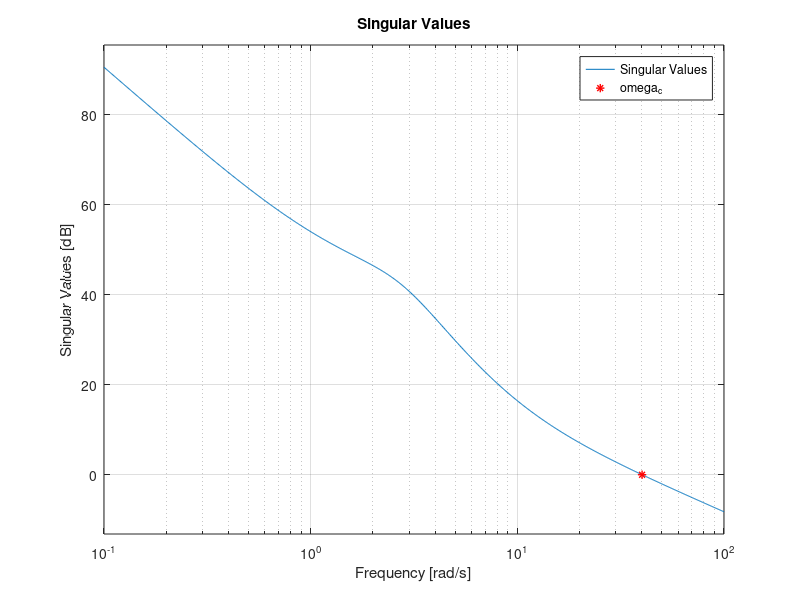

Write the MATLAB code that produced this figure.
clear all; close all; clc;

%% DATI

% x1 = angle of attack
% x2 = pitch angle
% x3 = pitch rate
% x4 = altitude
% y1 = pitch angle
% y2 = altitude
% y3 = velocità * angolo di v rispetto all'orizzonte

% matrici del sistema
A = [-1.2822  0      0.98     0
     0        0      1        0
     -5.4293  0      -1.8366  0
     -128.2   128.2  0        0];

B = [-0.3
      0
      -17
      0   ];

C = [0       1      0  0
     0       0      0  1
     -128.2  128.2  0  0];

D = [0
     0
     0];

sys = ss(A, B, C, D)
s = tf('s');
% sigma(sys)
% grid on
% xlim([10^(-10) 10^(10)])
% ylim([-500 500])

C_states = eye(length(A));
D_states = zeros(length(B), 1);

% stati iniziali
x0 = [deg2rad(0) deg2rad(15) 0 -300];

% riferimento
x_ref = [0 0 0 0]; % si considera come eq = 0 questio stati [0 0 128.2 5000]

% vincoli
u_max = deg2rad(15);
u_min = deg2rad(-15);

x2_max = deg2rad(20);
x2_min = deg2rad(-20);

over_shot = abs(0);
start_sign = sign(x0(4));

slewratemax = 0.2;
slewratemin = -0.2;

%% 1)

T_sim = 15;

Q1 = 1*eye(length(A));
R1 = 1;
[k_LQ1, P, cl_poles] = lqr(A, B, Q1, R1); 

Q2 = 1000*eye(length(A));
R2 = 1;
[k_LQ2, P, cl_poles] = lqr(A, B, Q2, R2); 

Q3 = 1*eye(length(A));
R3 = 100;
[k_LQ3, P, cl_poles] = lqr(A, B, Q3, R3); 

Q4 = 1*eye(length(A));
R4 = 10000;
[k_LQ4, P, cl_poles] = lqr(A, B, Q4, R4); 

% sim_1

%% 2) 
sigma(sys)
[sv,w_out] = sigma(sys);

for i = 1:length(w_out)
    if sv(i) <= 1
        tep = i;
        break
    end
end

omega_taglio = w_out(i-1);
grid on
hold on
plot(omega_taglio,0,'*','color','r','LineWidth',1)
legend('Singular Values','omega_c')
gain_taglio = sv(i-1);  
omega_sampling = 2 * omega_taglio;
T_sampling = 2*pi/omega_sampling;
Ts = T_sampling;
sysd = c2d(sys,T_sampling);

Q_d = Q4; 
R_d = R4;
[Klqr_d, P_d, CLP_d] = dlqr(sysd.A, sysd.B, Q_d, R_d);

% sim 2

%% 3)  multiple MPC cases no info on constraints

N1 = 5;
Q1 = Q_d; 
S1 = Q_d; 
R1 = R_d;
% P_d is the P_ of the infinite horizon with 
% Q_d = Q4 and R_d = R4

N2 = 5;
Q2 = Q_d; 
S2 = 100 * Q_d;
R2 = R_d;

N3 = 100;
Q3 = Q_d; 
S3 = Q_d; 
R3 = R_d;

N4 = 5;
Q4 = Q_d; 
S4 = P_d;
R4 = R_d;

%% 4) 

N5 = 100;
Q5 = Q_d; 
S5 = P_d;
R5 = R_d;

N6 = 100;
Q6 = 50 * Q_d; 
S6 = P_d;
R6 = R_d;

N7 = 100;
Q7 = Q_d; 
S7 = P_d;
R7 = 50 * R_d;


%% 5)
% sim


%% 6)

% sim

%% 8)

% x0 = [deg2rad(0) deg2rad(15) 0 -300];
x0K = [deg2rad(0) deg2rad(-20) 0 -280]; % initial guess for x0

% set power of v_x=0.01 in simulink block
power_vx = 1e-3;
% set power of v_y=0.001 in simulink block
power_vy = 1e-2;

B_noise = [sysd.B ones(size(sysd.B,1),1)];
D_noise = [D_states zeros(size(D_states,1),1)];

% set Kalman filter parameters
NK = zeros(4,3); % covariance v_x,v_y
QK = eye(4); % variance of v_x
RK = 0.001*eye(3); % variance of v_y

% open('MPC_KF') % ----------------------------------------------------------
% sim('MPC_KF') % -----------------------------------------------------------
% keyboard % ----------------------------------------------------------------

QK = blkdiag(1,1,1,1); % variance of v_x
RK = 10*blkdiag(1,1,1); % variance of v_y
